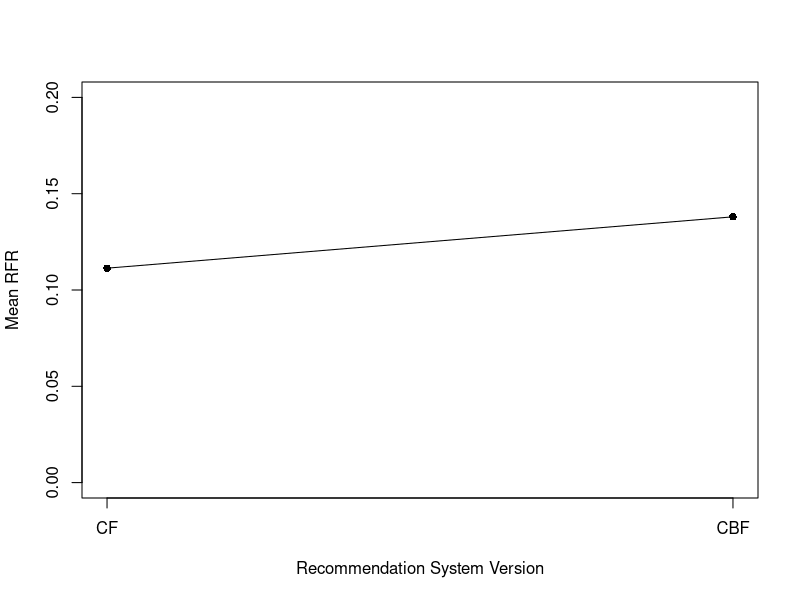
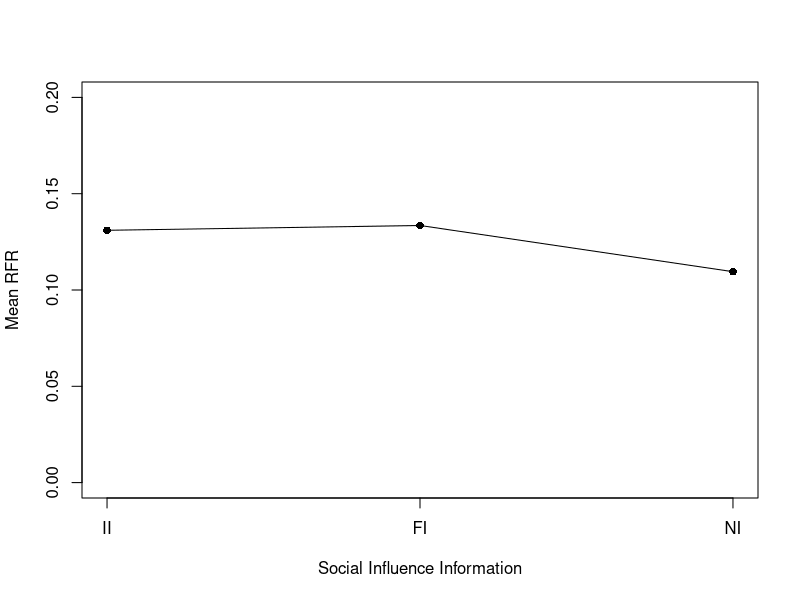

Write R code to recreate these figures, in order.
twitter <- read.csv("twitter-factorial.csv", header = TRUE)

mean.version <- aggregate(x = twitter$Y, by = list(Version = twitter$Version), FUN = mean)
mean.version
plot(x = 1:2, y = mean.version$x, xlab = "Recommendation System Version", ylab = "Mean RFR", pch = 16, xaxt = "n", ylim = c(0,0.2))
lines(x = 1:2, y = mean.version$x)
axis(side = 1, at = 1:2, labels = c("CF", "CBF"))

mean.socinf <- aggregate(x = twitter$Y, by = list(SocInf = twitter$SocInf), FUN = mean)
mean.socinf
plot(x = 1:3, y = mean.socinf$x, xlab = "Social Influence Information", ylab = "Mean RFR", pch = 16, xaxt = "n", ylim = c(0,0.2))
lines(x = 1:3, y = mean.socinf$x)
axis(side = 1, at = 1:3, labels = c("II", "FI", "NI"))
